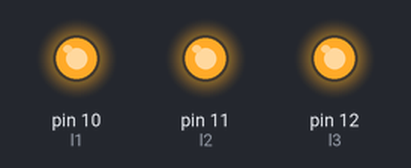
Simulated run of this sketch. Board: Arduino Uno, built with avr-gcc and run on an emulated ATmega328P. On the bench: output pins drawn as LEDs (lit = HIGH).

Above: at 0.5 s.
At 2.5 s:
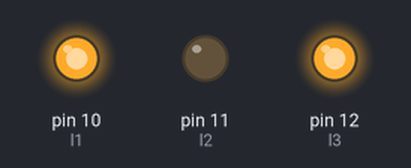
At 3.5 s:
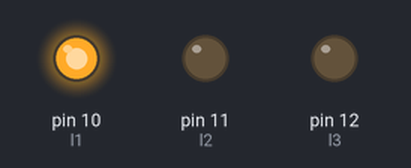
At 4.5 s:
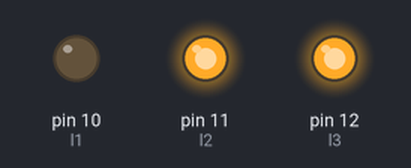
At 6.5 s:
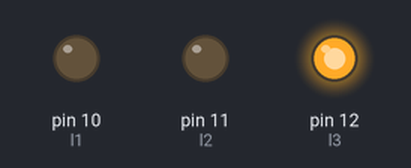
At 9.5 s:
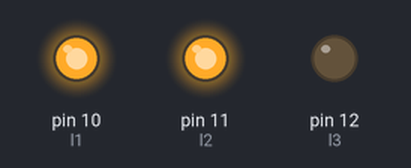
Timing chart, 0 to 10.4 s (numbered marks = the images above):
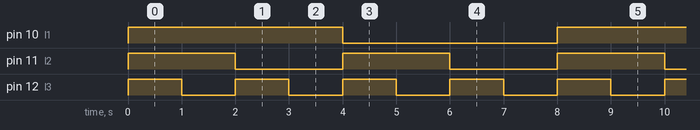

Measured:
- by itself, pin 10 (l1): alternates HIGH for 4.0 s and LOW for 4.0 s
- by itself, pin 11 (l2): alternates HIGH for 2.0 s and LOW for 2.0 s
- by itself, pin 12 (l3): alternates HIGH for 1.0 s and LOW for 1.0 s

The sketch:

3_bit_Down_Counter.ino
```cpp
int l1=10;
int l2=11;
int l3=12;
int i=7;
void setup() {
  // put your setup code here, to run once:
  pinMode(l1,OUTPUT);
  pinMode(l2,OUTPUT);
  pinMode(l3,OUTPUT);

}

void loop() {
  // put your main code here, to run repeatedly:
  if(i<4)
    digitalWrite(l1,LOW);
  else
    digitalWrite(l1,HIGH);

  if(i==2 || i==3 || i==6 || i==7)
    digitalWrite(l2,HIGH);
  else
    digitalWrite(l2,LOW);

  if(i%2==0)
    digitalWrite(l3,LOW);
  else
    digitalWrite(l3,HIGH);

  delay(1000);
  i-=1;
  if(i<0)
    i=7;

}
```
